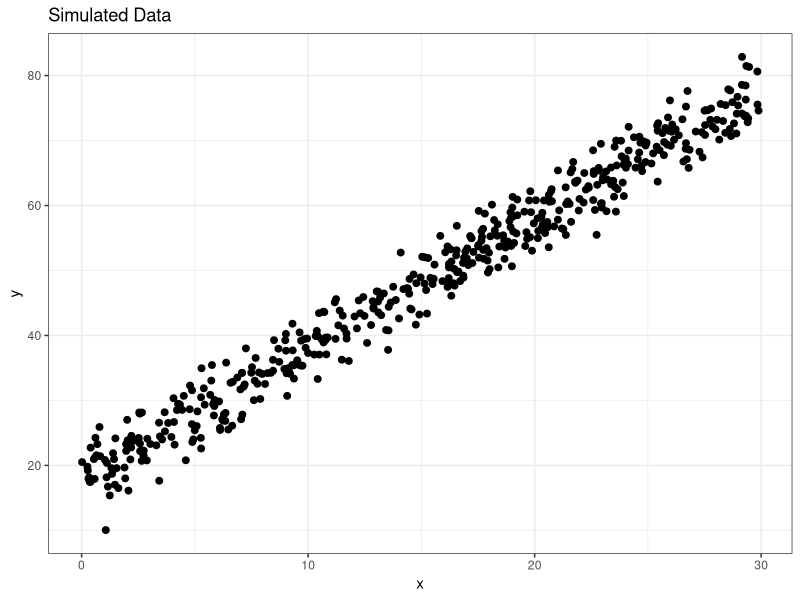
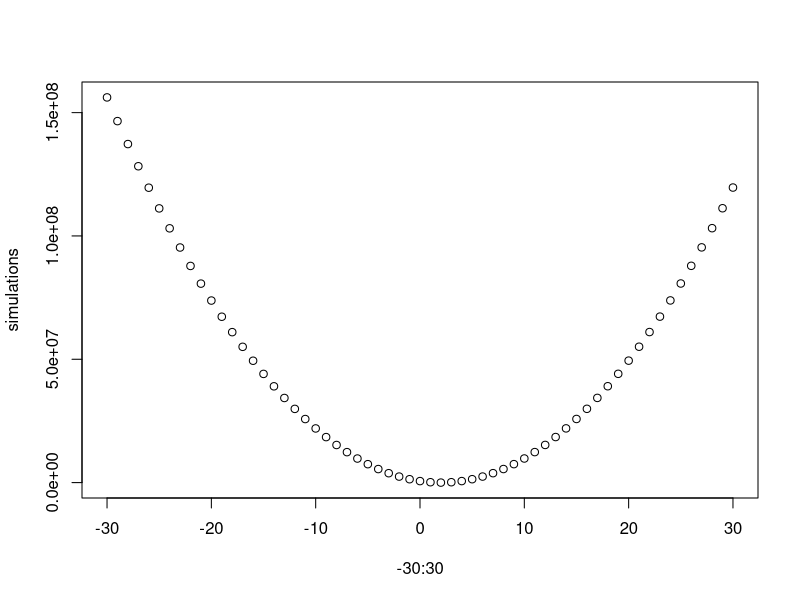
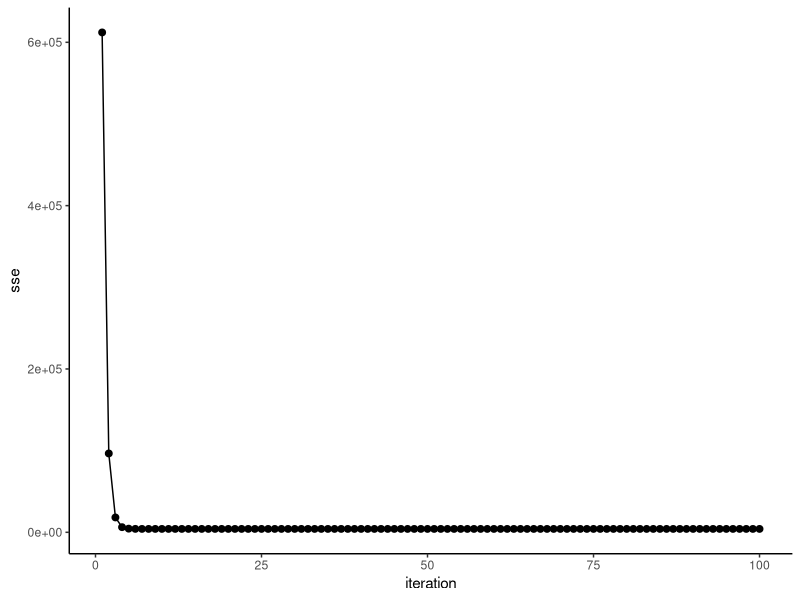
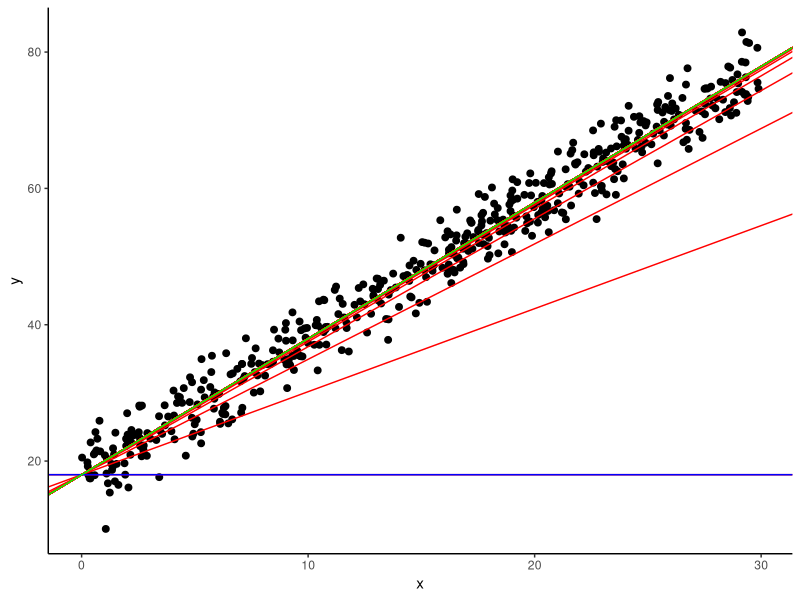

Here is the R script that generated these plots, in order:
## ---- chunk 1
knitr::opts_chunk$set(echo = TRUE)
## ---- chunk 2
library(tidyverse)
set.seed(1000)

alpha <- 18
beta <- 2
n_obs <- 500

x <- runif(n_obs, 0, 30)

y <- alpha + beta*x + rnorm(n_obs, 0, 3)

data <- tibble(x = x, y = y)

ggplot(data, aes(x = x, y = y)) + geom_point(size = 2) + theme_bw() + labs(title = 'Simulated Data')
## ---- chunk 3
ols_fit <- lm(y ~ x, data = data)
## ---- chunk 4
summary(ols_fit)
## ---- chunk 5
ols_fit$coefficients
## ---- chunk 6
cost_function <- function(alpha, beta, x, y){
  # The error is the difference between the real value y at x and the predicted value alpha + beta*x
  ss <- sum((y - (alpha + beta*x))^2) 
  return(ss)
}
## ---- chunk 7
sum(ols_fit$residuals^2)

## ---- chunk 8
cost_function(
  alpha = ols_fit$coefficients[1][[1]],
  beta = ols_fit$coefficients[2][[1]],
  x = data$x, 
  y = data$y)
## ---- chunk 9
simulations = c()

for (i in -30:30){
  mse = cost_function(
  alpha = 18,
  beta = i,
  x = data$x, 
  y = data$y
  )
  
  simulations = c(simulations, mse)
}

## ---- chunk 10
plot(x=-30:30, y=simulations)
## ---- chunk 11
gradient_desc <- function(alpha, beta, x, y){
  grad_beta <- -2 * x * (y - (alpha + beta*x)) # -cost'(beta)
  return (grad_beta)
}
## ---- chunk 12
gradient_desc(
  alpha = 18,
  beta = 0.0,
  x = data$x, 
  y = data$y
)
## ---- chunk 13
delta <- 0.001

minimize_function <- function(alpha, beta, x, y, delta){
  new_beta <- beta - delta * mean(gradient_desc(alpha, beta, x, y))
  return(new_beta)
}
## ---- chunk 14
iter <- 100
res <- c(0)

for (i in 2:iter){
  this_beta = res[i-1]
  res[i] <- minimize_function(
    alpha = alpha, beta = this_beta, x = data$x, y = data$y, delta = delta
  )
}

res <- lapply(res, function(x) as.data.frame(t(x))) %>% bind_rows()
colnames(res) <- c('beta')

loss <- res %>% as_tibble() %>% rowwise() %>%
  summarise(sse = cost_function(18, beta, data$x, data$y))

res <- res %>% bind_cols(loss) %>%
  mutate(iteration = seq(1, iter)) %>% as_tibble()

res %>% glimpse()
## ---- chunk 15
ggplot(res, aes(x = iteration, y = sse)) + geom_point(size = 2) + 
  theme_classic() + geom_line(aes(group = 1)) 
## ---- chunk 16
ggplot(data, aes(x = x, y = y)) + 
  geom_point(size = 2) + 
  geom_abline(aes(intercept = alpha, slope = beta),
              data = res, size = 0.5, color = 'red') + 
  theme_classic() + 
  geom_abline(aes(intercept = alpha, slope = beta), 
              data = res %>% slice_head(), size = 0.5, color = 'blue') + 
  geom_abline(aes(intercept = alpha, slope = beta), 
              data = res %>% slice_tail(), size = 0.5, color = 'green')
